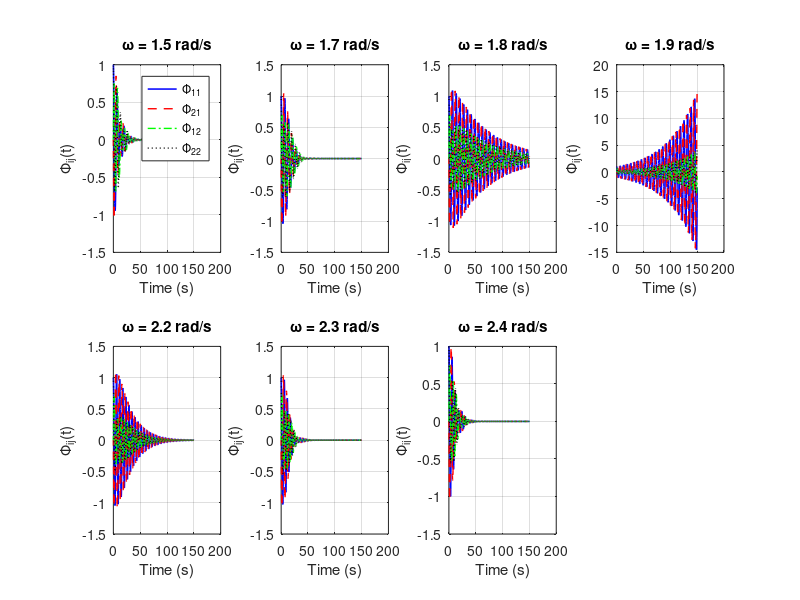

Write MATLAB code to recreate this figure.
clc; clear;

function parametric_pendulum_analysis()
    wn = 1.0;
    zeta = 0.1;
    tspan = [0 150];

    omega_values = [1.5, 1.7, 1.8, 1.9, 2.2, 2.3, 2.4];

    figure('Color', 'w', 'Position', [100, 100, 1200, 700]);

    for k=1:length(omega_values)
        w = omega_values(k);

        Y0 = [1; 0; 0; 1];

        [t, Y] = ode45(@(t,y) dPhi_dt(t, y, wn, zeta, w), tspan, Y0);

        subplot(2,4,k);
        plot(t, Y(:,1), 'b-', 'LineWidth', 1.1); hold on;
        plot(t, Y(:,2), 'r--', 'LineWidth', 1.0);
        plot(t, Y(:,3), 'g-.', 'LineWidth', 1.0);
        plot(t, Y(:,4), 'k:', 'LineWidth', 1.0);
        grid on;
        title(['\omega = ', num2str(w), ' rad/s']);
        xlabel('Time (s)');
        ylabel('\Phi_{ij}(t)');
        if k==1
            legend('\Phi_{11}', '\Phi_{21}', '\Phi_{12}', '\Phi_{22}', 'Location', 'best');
        end
    end
end

function dy = dPhi_dt(t, y, wn, zeta, w)
    a_t = 0.5*sin(w*t);
    A = [0, 1; -wn^2 * (1+a_t), -2*zeta*wn];
    
    Phi = reshape(y, [2,2]);
    dPhi = A * Phi;
    dy = dPhi(:);
end

parametric_pendulum_analysis();
